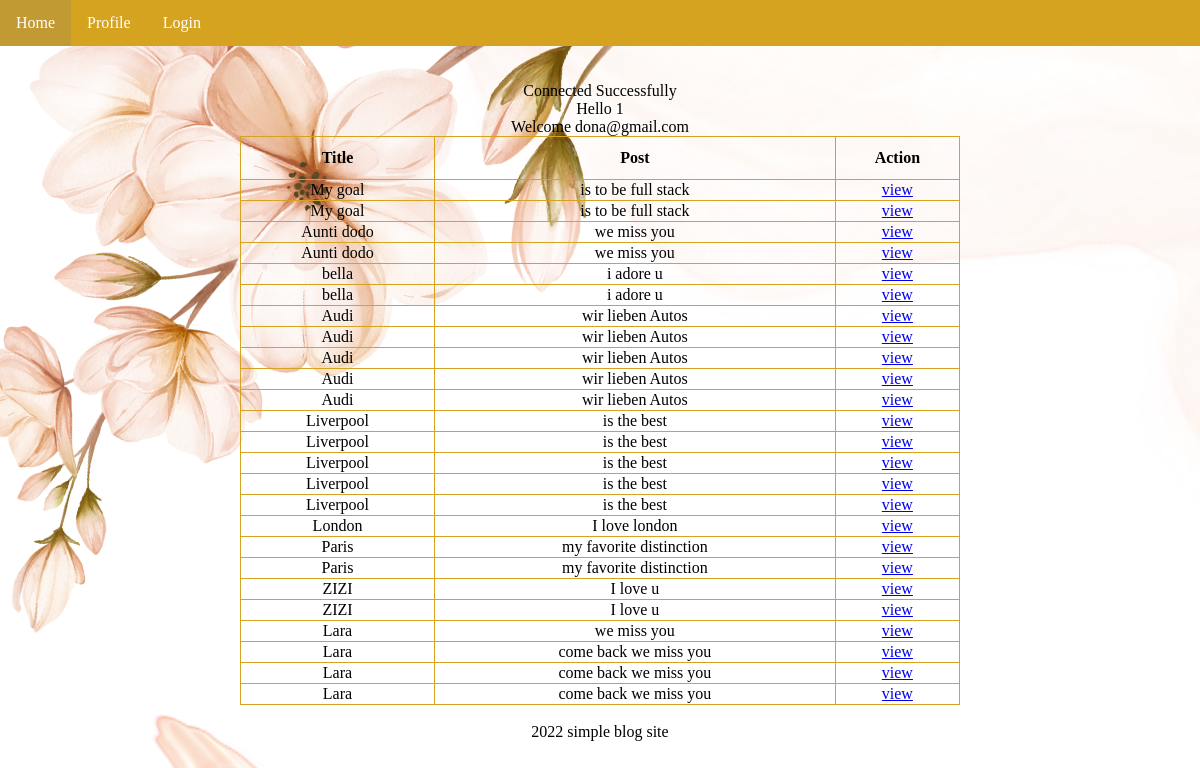
Page /hp2.php (signed in) on the committed database.
### tables this page shows
CREATE TABLE `posts` (
  `post_id1` int NOT NULL,
  `user_id` int NOT NULL,
  `post_title` varchar(50) NOT NULL,
  `post_content` longtext,
  `post_date` timestamp NOT NULL DEFAULT CURRENT_TIMESTAMP ON UPDATE CURRENT_TIMESTAMP,
  `updated_date` timestamp NOT NULL DEFAULT CURRENT_TIMESTAMP ON UPDATE CURRENT_TIMESTAMP
);

### hp2.php (the view, shortened to what this page needs)
<!DOCTYPE html>
<html>
<head>
	<link rel="stylesheet" href="links.css">
</head>
<body>
               <ul class="topnav">
               <li><a class="active" href="hp2.php">Home</a></li>
               <li><a href="profilepage.php">Profile</a></li>
                <li><a href="login.php">Login</a></li>
               </ul>
	        <br><br>
       <center>
        <?php
          include 'config.php';
            echo "<br>";
            echo 'Hello'." ".$_SESSION['user_id']."<br>";
            echo 'Welcome'." ".$_SESSION['email'];
            $sql="select * from posts";
            if($result=mysqli_query($conn,$sql)){
            if(mysqli_num_rows($result)>0){
              echo '<table class="table table-bordered table-striped">';
                                echo "<thead>";
                                    echo "<tr>";
                                        echo "<th>Title</th>";
                                        echo "<th>Post</th>";
                                         echo "<th>Action</th>";
                                        echo "</tr>";
                                echo "</thead>";
                                echo "<tbody>";
                                while($row = mysqli_fetch_array($result)){
                                    echo "<tr>";
                                        echo "<td>" . $row['post_title'] . "</td>";
                                        echo "<td>" . $row['post_content'] . "</td>";
                                          echo "<td>".'<a href="addcomment.php?post_id1='. $row['post_id1'] .'" class="mr-3" title="view record" ">view</a>'."</td>";
                                    echo "</tr>";
                                }
                                echo "</tbody>";
                            echo "</table>";
                        }
                    }
                    echo " <br>";
                    include 'footer.php';
                  ?>
                </center>
              </body>
               </html>

### hp2.php (style rules this page uses)
body { background-image: url('untitled5.png'); }
body { margin: 0; }
ul.topnav { list-style-type: none; margin: 0; padding: 0; overflow: hidden; background-color: rgb(214, 163, 33); }
ul.topnav li { float: left; }
ul.topnav li a { display: block; color: white; text-align: center; padding: 14px 16px; text-decoration: none; }
ul.topnav li a.active { background-color: rgb(194, 154, 52); }
table, td, th { border: 1px solid black; border-color: rgb(214, 163, 33); text-align: center; }
table { border-collapse: collapse; width: 60%; }
th { height: 40px; }
body { font-family: "Papyrus", "fantasy"; }

### rows in the picture
posts: post_title "My goal", post_content "is to be full stack"
posts: post_title "My goal", post_content "is to be full stack"
posts: post_title "Aunti dodo", post_content "we miss you"
posts: post_title "Aunti dodo", post_content "we miss you"
posts: post_title "bella", post_content "i adore u"
posts: post_title "bella", post_content "i adore u"
posts: post_title "Audi", post_content "wir lieben Autos"
posts: post_title "Audi", post_content "wir lieben Autos"
posts: post_title "Audi", post_content "wir lieben Autos"
posts: post_title "Audi", post_content "wir lieben Autos"
posts: post_title "Audi", post_content "wir lieben Autos"
posts: post_title "Liverpool", post_content "is the best"
posts: post_title "Liverpool", post_content "is the best"
posts: post_title "Liverpool", post_content "is the best"
posts: post_title "Liverpool", post_content "is the best"
posts: post_title "Liverpool", post_content "is the best"
posts: post_title "London", post_content "I love london"
posts: post_title "Paris", post_content "my favorite distinction"
posts: post_title "Paris", post_content "my favorite distinction"
posts: post_title "ZIZI", post_content "I love u"
posts: post_title "ZIZI", post_content "I love u"
posts: post_title "Lara", post_content "we miss you"
posts: post_title "Lara", post_content "come back we miss you"
posts: post_title "Lara", post_content "come back we miss you"
posts: post_title "Lara", post_content "come back we miss you"

### other values in the picture
$_SESSION['user_id'] "1"
$_SESSION['email'] "dona@gmail.com"
